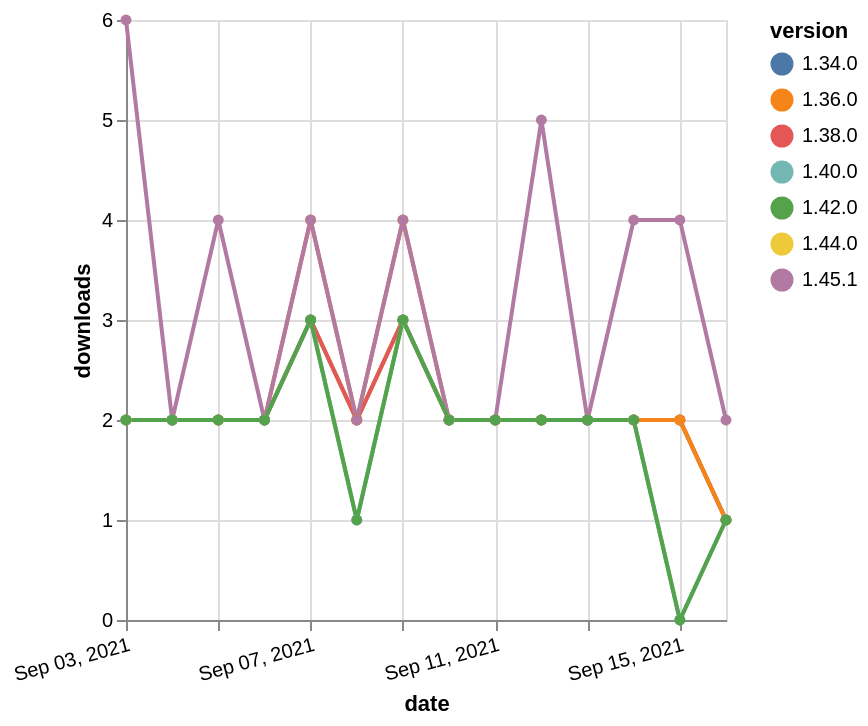

This figure's Vega-Lite source:
### Vega-Lite specification from a JSON file in a GitHub repository (floating-point values rounded to 4 significant figures)
{"$schema": "https://vega.github.io/schema/vega-lite/v5.json", "description": "A simple bar chart with embedded data.", "data": {"values": [{"date": "2021-09-03", "total": 2413, "delta": 2, "version": "1.34.0"}, {"date": "2021-09-04", "total": 2415, "delta": 2, "version": "1.34.0"}, {"date": "2021-09-05", "total": 2417, "delta": 2, "version": "1.34.0"}, {"date": "2021-09-06", "total": 2419, "delta": 2, "version": "1.34.0"}, {"date": "2021-09-07", "total": 2422, "delta": 3, "version": "1.34.0"}, {"date": "2021-09-08", "total": 2424, "delta": 2, "version": "1.34.0"}, {"date": "2021-09-09", "total": 2427, "delta": 3, "version": "1.34.0"}, {"date": "2021-09-10", "total": 2429, "delta": 2, "version": "1.34.0"}, {"date": "2021-09-11", "total": 2431, "delta": 2, "version": "1.34.0"}, {"date": "2021-09-12", "total": 2433, "delta": 2, "version": "1.34.0"}, {"date": "2021-09-13", "total": 2435, "delta": 2, "version": "1.34.0"}, {"date": "2021-09-14", "total": 2437, "delta": 2, "version": "1.34.0"}, {"date": "2021-09-15", "total": 2439, "delta": 2, "version": "1.34.0"}, {"date": "2021-09-16", "total": 2440, "delta": 1, "version": "1.34.0"}, {"date": "2021-09-03", "total": 1027, "delta": 2, "version": "1.44.0"}, {"date": "2021-09-04", "total": 1029, "delta": 2, "version": "1.44.0"}, {"date": "2021-09-05", "total": 1031, "delta": 2, "version": "1.44.0"}, {"date": "2021-09-06", "total": 1033, "delta": 2, "version": "1.44.0"}, {"date": "2021-09-07", "total": 1036, "delta": 3, "version": "1.44.0"}, {"date": "2021-09-08", "total": 1038, "delta": 2, "version": "1.44.0"}, {"date": "2021-09-09", "total": 1041, "delta": 3, "version": "1.44.0"}, {"date": "2021-09-10", "total": 1043, "delta": 2, "version": "1.44.0"}, {"date": "2021-09-11", "total": 1045, "delta": 2, "version": "1.44.0"}, {"date": "2021-09-12", "total": 1047, "delta": 2, "version": "1.44.0"}, {"date": "2021-09-13", "total": 1049, "delta": 2, "version": "1.44.0"}, {"date": "2021-09-14", "total": 1051, "delta": 2, "version": "1.44.0"}, {"date": "2021-09-15", "total": 1053, "delta": 2, "version": "1.44.0"}, {"date": "2021-09-16", "total": 1054, "delta": 1, "version": "1.44.0"}, {"date": "2021-09-03", "total": 2072, "delta": 2, "version": "1.38.0"}, {"date": "2021-09-04", "total": 2074, "delta": 2, "version": "1.38.0"}, {"date": "2021-09-05", "total": 2076, "delta": 2, "version": "1.38.0"}, {"date": "2021-09-06", "total": 2078, "delta": 2, "version": "1.38.0"}, {"date": "2021-09-07", "total": 2081, "delta": 3, "version": "1.38.0"}, {"date": "2021-09-08", "total": 2083, "delta": 2, "version": "1.38.0"}, {"date": "2021-09-09", "total": 2086, "delta": 3, "version": "1.38.0"}, {"date": "2021-09-10", "total": 2088, "delta": 2, "version": "1.38.0"}, {"date": "2021-09-11", "total": 2090, "delta": 2, "version": "1.38.0"}, {"date": "2021-09-12", "total": 2092, "delta": 2, "version": "1.38.0"}, {"date": "2021-09-13", "total": 2094, "delta": 2, "version": "1.38.0"}, {"date": "2021-09-14", "total": 2096, "delta": 2, "version": "1.38.0"}, {"date": "2021-09-15", "total": 2098, "delta": 2, "version": "1.38.0"}, {"date": "2021-09-16", "total": 2099, "delta": 1, "version": "1.38.0"}, {"date": "2021-09-03", "total": 2518, "delta": 2, "version": "1.36.0"}, {"date": "2021-09-04", "total": 2520, "delta": 2, "version": "1.36.0"}, {"date": "2021-09-05", "total": 2522, "delta": 2, "version": "1.36.0"}, {"date": "2021-09-06", "total": 2524, "delta": 2, "version": "1.36.0"}, {"date": "2021-09-07", "total": 2528, "delta": 4, "version": "1.36.0"}, {"date": "2021-09-08", "total": 2530, "delta": 2, "version": "1.36.0"}, {"date": "2021-09-09", "total": 2534, "delta": 4, "version": "1.36.0"}, {"date": "2021-09-10", "total": 2536, "delta": 2, "version": "1.36.0"}, {"date": "2021-09-11", "total": 2538, "delta": 2, "version": "1.36.0"}, {"date": "2021-09-12", "total": 2540, "delta": 2, "version": "1.36.0"}, {"date": "2021-09-13", "total": 2542, "delta": 2, "version": "1.36.0"}, {"date": "2021-09-14", "total": 2544, "delta": 2, "version": "1.36.0"}, {"date": "2021-09-15", "total": 2546, "delta": 2, "version": "1.36.0"}, {"date": "2021-09-16", "total": 2547, "delta": 1, "version": "1.36.0"}, {"date": "2021-09-03", "total": 744, "delta": 6, "version": "1.45.1"}, {"date": "2021-09-04", "total": 746, "delta": 2, "version": "1.45.1"}, {"date": "2021-09-05", "total": 750, "delta": 4, "version": "1.45.1"}, {"date": "2021-09-06", "total": 752, "delta": 2, "version": "1.45.1"}, {"date": "2021-09-07", "total": 756, "delta": 4, "version": "1.45.1"}, {"date": "2021-09-08", "total": 758, "delta": 2, "version": "1.45.1"}, {"date": "2021-09-09", "total": 762, "delta": 4, "version": "1.45.1"}, {"date": "2021-09-10", "total": 764, "delta": 2, "version": "1.45.1"}, {"date": "2021-09-11", "total": 766, "delta": 2, "version": "1.45.1"}, {"date": "2021-09-12", "total": 771, "delta": 5, "version": "1.45.1"}, {"date": "2021-09-13", "total": 773, "delta": 2, "version": "1.45.1"}, {"date": "2021-09-14", "total": 777, "delta": 4, "version": "1.45.1"}, {"date": "2021-09-15", "total": 781, "delta": 4, "version": "1.45.1"}, {"date": "2021-09-16", "total": 783, "delta": 2, "version": "1.45.1"}, {"date": "2021-09-03", "total": 1638, "delta": 2, "version": "1.40.0"}, {"date": "2021-09-04", "total": 1640, "delta": 2, "version": "1.40.0"}, {"date": "2021-09-05", "total": 1642, "delta": 2, "version": "1.40.0"}, {"date": "2021-09-06", "total": 1644, "delta": 2, "version": "1.40.0"}, {"date": "2021-09-07", "total": 1647, "delta": 3, "version": "1.40.0"}, {"date": "2021-09-08", "total": 1648, "delta": 1, "version": "1.40.0"}, {"date": "2021-09-09", "total": 1651, "delta": 3, "version": "1.40.0"}, {"date": "2021-09-10", "total": 1653, "delta": 2, "version": "1.40.0"}, {"date": "2021-09-11", "total": 1655, "delta": 2, "version": "1.40.0"}, {"date": "2021-09-12", "total": 1657, "delta": 2, "version": "1.40.0"}, {"date": "2021-09-13", "total": 1659, "delta": 2, "version": "1.40.0"}, {"date": "2021-09-14", "total": 1661, "delta": 2, "version": "1.40.0"}, {"date": "2021-09-15", "total": 1661, "delta": 0, "version": "1.40.0"}, {"date": "2021-09-16", "total": 1662, "delta": 1, "version": "1.40.0"}, {"date": "2021-09-03", "total": 1464, "delta": 2, "version": "1.42.0"}, {"date": "2021-09-04", "total": 1466, "delta": 2, "version": "1.42.0"}, {"date": "2021-09-05", "total": 1468, "delta": 2, "version": "1.42.0"}, {"date": "2021-09-06", "total": 1470, "delta": 2, "version": "1.42.0"}, {"date": "2021-09-07", "total": 1473, "delta": 3, "version": "1.42.0"}, {"date": "2021-09-08", "total": 1474, "delta": 1, "version": "1.42.0"}, {"date": "2021-09-09", "total": 1477, "delta": 3, "version": "1.42.0"}, {"date": "2021-09-10", "total": 1479, "delta": 2, "version": "1.42.0"}, {"date": "2021-09-11", "total": 1481, "delta": 2, "version": "1.42.0"}, {"date": "2021-09-12", "total": 1483, "delta": 2, "version": "1.42.0"}, {"date": "2021-09-13", "total": 1485, "delta": 2, "version": "1.42.0"}, {"date": "2021-09-14", "total": 1487, "delta": 2, "version": "1.42.0"}, {"date": "2021-09-15", "total": 1487, "delta": 0, "version": "1.42.0"}, {"date": "2021-09-16", "total": 1488, "delta": 1, "version": "1.42.0"}]}, "width": "container", "mark": {"type": "line", "point": {"filled": true}}, "encoding": {"x": {"field": "date", "type": "temporal", "timeUnit": "yearmonthdate", "title": "date", "axis": {"labelAngle": -15}}, "y": {"field": "delta", "type": "quantitative", "title": "downloads"}, "color": {"field": "version", "type": "nominal"}, "tooltip": {"field": "delta"}}}
